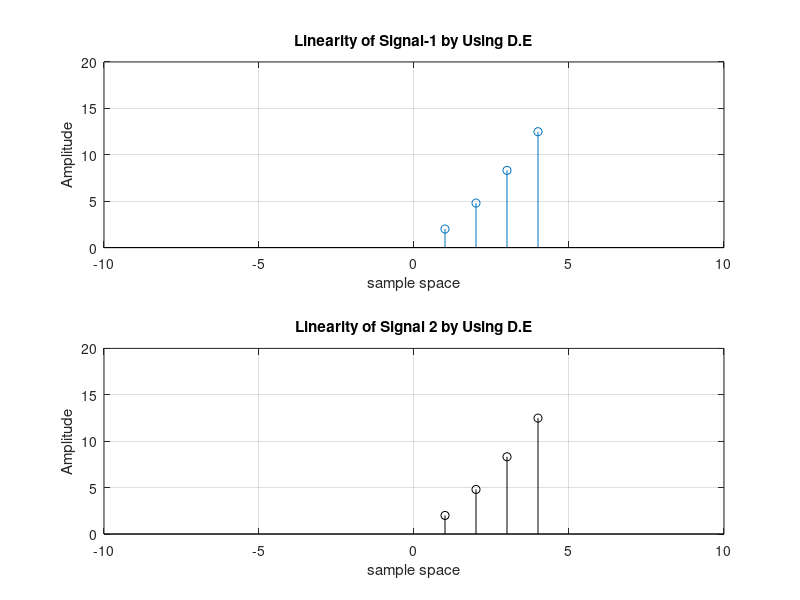

Write the MATLAB code that produced this figure.
%  y[n]-0.9y[n-1]=x[n]
b=1;
a=[1 -0.9]; %  y[n]-0.9y[n-1]=x[n], can be expanded for any kind of function  

x1=[1 2 3 4];
y1=filter(b,a,x1);

x2=[1 1 1 1];
y2=filter(b,a,x2);

x3=x1+x2;
y3=filter(b,a,x3);

y4=y1+y2;

% Check if y3==y4

subplot(2,1,1);
stem(y3);
xlabel('sample space');
ylabel('Amplitude');
title('Linearity of Signal-1 by Using D.E');
axis([-10 10 0 20]);
grid on;

subplot(2,1,2);
stem(y4,'k');
xlabel('sample space');
ylabel('Amplitude');
title('Linearity of Signal 2 by Using D.E');
axis([-10 10 0 20]);
grid on;

if (y3-y4~=0)
    disp('Non linear');
else
    disp('Linear');
end